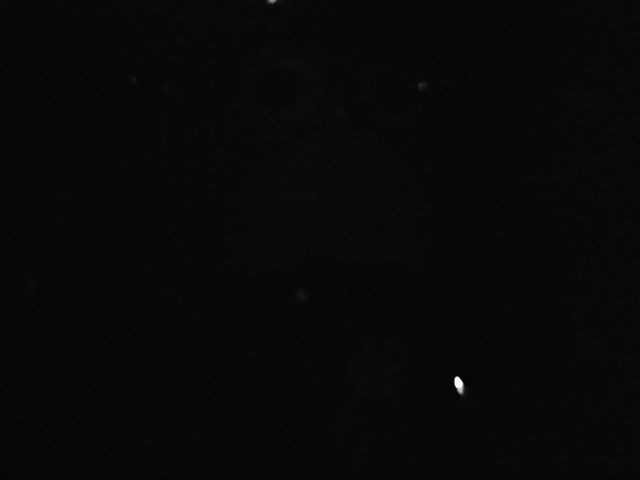
#> input picture PYCV/img/inside-the-box.jpg, 640 x 480 px, found by its file name
$ jupyter execute task2.ipynb
#> lines starting #> are read from the running program, lines starting #| are printed output that depends on the picture
# **Task 2: What's inside the box?**

Given the image below:

[cell 1]
import cv2
import numpy as np
import matplotlib.pyplot as plt
import urllib

# Read the image from URL
req = urllib.request.urlopen('https://raw.githubusercontent.com/omzlette/FRA321_Basic_AI/main/PYCV/img/inside-the-box.jpg')
arr = np.asarray(bytearray(req.read()), dtype=np.uint8)
img = cv2.imdecode(arr, cv2.IMREAD_GRAYSCALE)
#> img is the input picture: shape (480, 640); min 0, max 255, mean 7.5

[cell 2]
def plotImg(oriimg, newimg, cdf):
    plt.figure(figsize=(20,10))
    plt.subplot(221),plt.imshow(oriimg[0], cmap = 'gray')
    plt.title(oriimg[1]), plt.xticks([]), plt.yticks([])

    plt.subplot(222),plt.imshow(newimg[0], cmap = 'gray')
    plt.title(newimg[1]), plt.xticks([]), plt.yticks([])

    plt.subplot(223), plt.plot(cdf, color = 'b')
    plt.title('Original Histogram'), plt.xlim([0,256]), plt.yticks([])
    plt.hist(oriimg[0].flatten(),256,[0,256], color = 'r')
    plt.xlim([0,256])
    plt.legend(('cdf','histogram'), loc = 'upper left')

    plt.subplot(224), plt.plot(cdf, color = 'b')
    plt.title('New Histogram'), plt.xlim([0,256]), plt.yticks([])
    plt.hist(newimg[0].flatten(),256,[0,256], color = 'r')
    plt.xlim([0,256])
    plt.legend(('cdf','histogram'), loc = 'upper left')

    plt.show()

[cell 3]
# Histogram equalization
hist,_ = np.histogram(img.flatten(),256,[0,256])
#> hist = 256 values, max 197125 at index 7, min 0 at index 28, mean 1200
cdf = hist.cumsum()
#> cdf = 256 values from 9 to 307200
cdf_normalized = cdf * float(hist.max()) / cdf.max()
#> cdf_normalized = 256 values from 5.78 to 197125

cdf_m = np.ma.masked_equal(cdf,0)
cdf_m = (cdf_m - cdf_m.min())*255/(cdf_m.max()-cdf_m.min())
cdf = np.ma.filled(cdf_m,0).astype('uint8')
#> cdf = 256 values from 0 to 255

img2 = cdf[img]
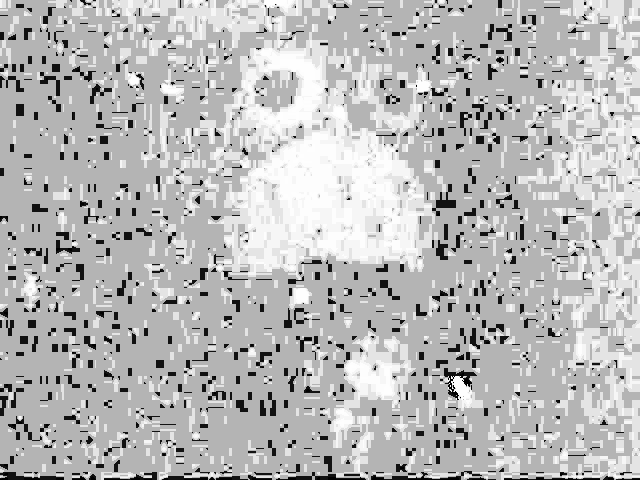
#> img2: shape (480, 640); min 0, max 255, mean 185

# Plot the image
plotImg([img, 'Original Image'], [img2, 'Histogram Equalization'], cdf_normalized)
#> in plotImg, `plt.show()`:
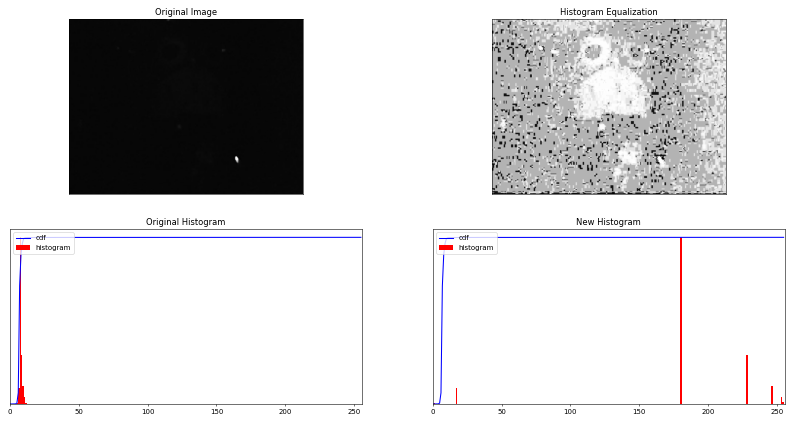
#> figure drawn by matplotlib, 4 panels

[cell 4]
# Log Transformation
c = 255 / np.log(1 + np.max(img))
#> c = 45.99
img3 = c * np.log(1 + img)
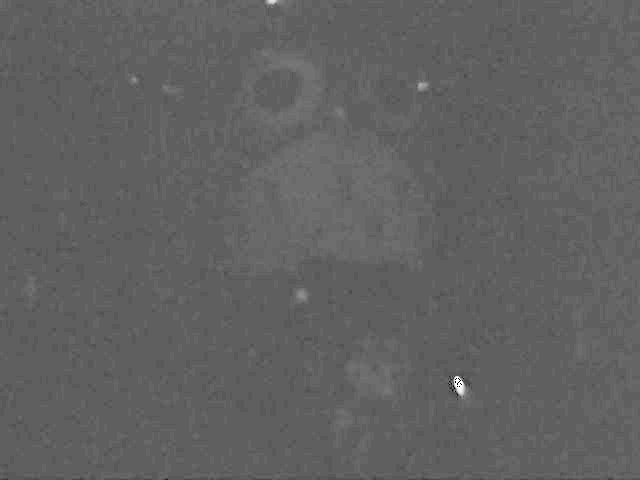
#> img3: shape (480, 640) float16; 0% of the values are NaN or infinite; the others: min 0, max 255, mean 97.56; drawn with min black, max white, NaN and infinite black

log_transformed = np.array(img3, dtype = np.uint8)

# Plot the image
plotImg([img, 'Original Image'], [log_transformed, 'Log Transformation'], cdf_normalized)
#> in plotImg (call 2), `plt.show()`:
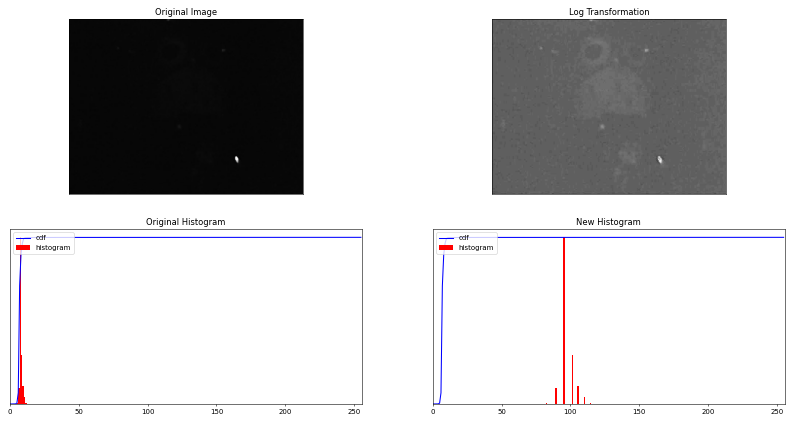
#> figure drawn by matplotlib, 4 panels

[cell 5]
# Power Law Transformation
plt.figure(figsize=(20,5))

for count, gamma in enumerate(np.arange(0.1, 1.1, 0.1)):
    gamma_corr = np.array(255*(img / 255) ** gamma, dtype = 'uint8')
    plt.subplot(2,5,count+1), plt.imshow(gamma_corr, cmap = 'gray')
    plt.title('Gamma = %.1f' % gamma), plt.xticks([]), plt.yticks([])
#> this loop made 10 passes
#> pass 1, `gamma_corr = np.array(255*(img / 255) ** gamma, dtype = 'uint8')`:
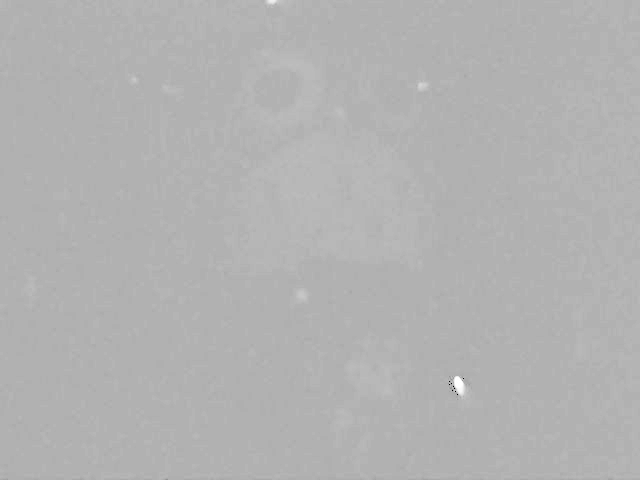
#> gamma_corr: shape (480, 640); min 0, max 255, mean 178
#> pass 2, `gamma_corr = np.array(255*(img / 255) ** gamma, dtype = 'uint8')`:
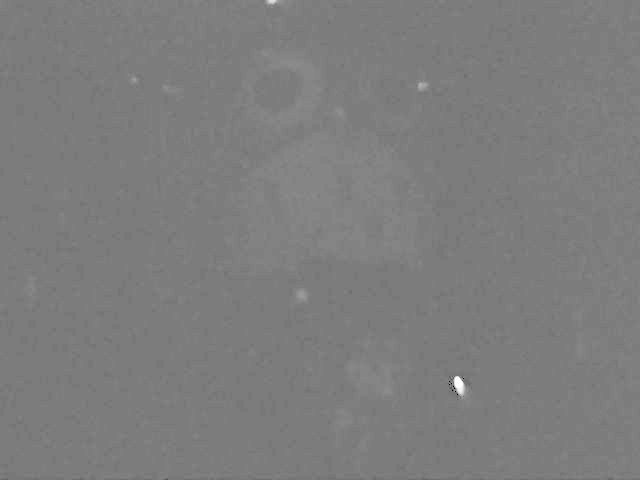
#> gamma_corr: shape (480, 640); min 0, max 255, mean 125.1

plt.show()
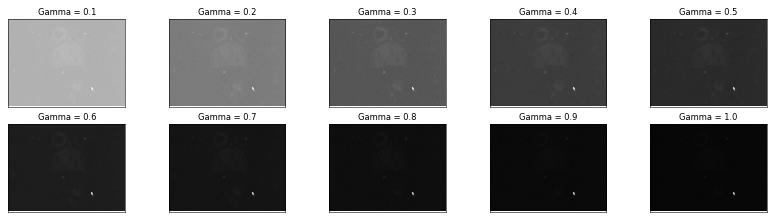
#> figure drawn by matplotlib, 10 panels

[cell 6]
bestGamma = 0.4
gamma_corr = np.array(255*(img / 255) ** bestGamma, dtype = 'uint8')
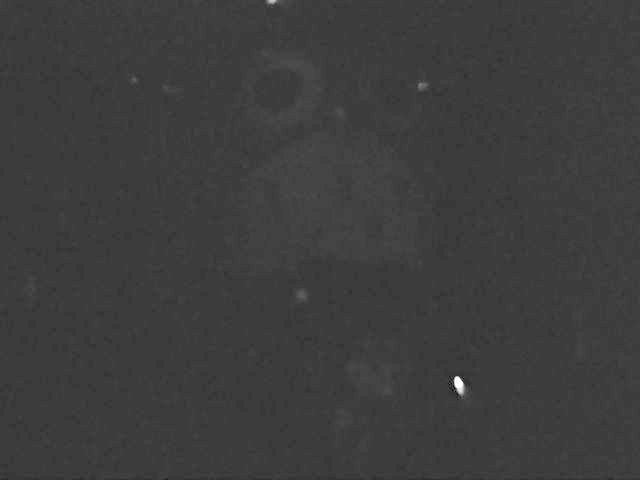
#> gamma_corr: shape (480, 640); min 0, max 255, mean 61.1

# Plot the image
plotImg([img, 'Original Image'], [gamma_corr, 'Power Law Transformation'], cdf_normalized)
#> in plotImg (call 3), `plt.show()`:
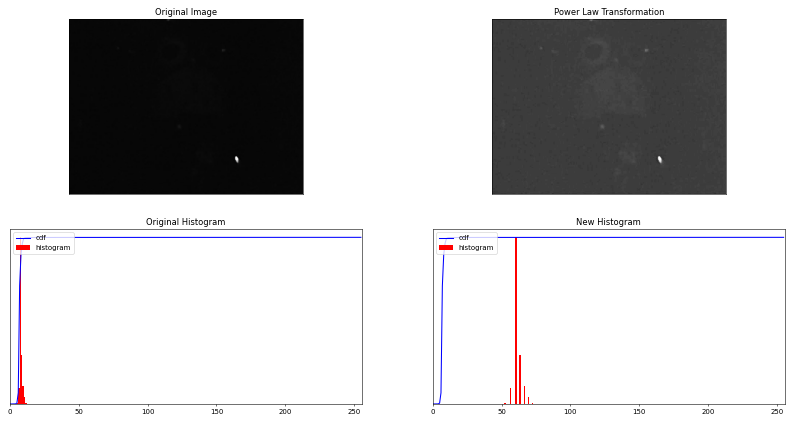
#> figure drawn by matplotlib, 4 panels

[cell 7]
# Equalization (Gamma Img)
hist,_ = np.histogram(gamma_corr.flatten(),256,[0,256])
#> hist = 256 values, max 197125 at index 60, min 0 at index 1, mean 1200
cdf = hist.cumsum()
#> cdf = 256 values from 9 to 307200
cdf_normalized = cdf * float(hist.max()) / cdf.max()

cdf_m = np.ma.masked_equal(cdf,0)
cdf_m = (cdf_m - cdf_m.min())*255/(cdf_m.max()-cdf_m.min())
cdf = np.ma.filled(cdf_m,0).astype('uint8')
#> cdf = 256 values from 0 to 255

img4 = cdf[gamma_corr]

# Plot the image
plotImg([img, 'Original Image'], [img4, 'Equalization'], cdf_normalized)
